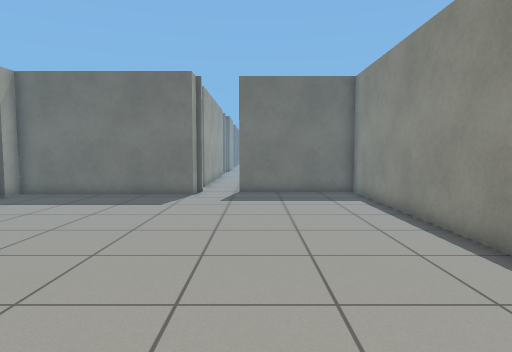
view 1 (above)

18 first-person views from a walk through a Gazebo world. The camera is 0.94 m above the floor, tilts 4° down and sees 75° across. Floor lines are 1 m apart. The floor is counted in squares, 0.5 m on a side. Each view is taken from the middle of a square. On the plan, view 1 faces up. The plan holds only what a view shows up to about 17 squares ahead; the rest is blank. The place goes on beyond the plan.

view 2
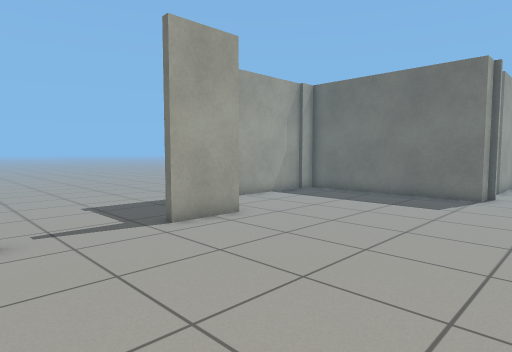

view 3
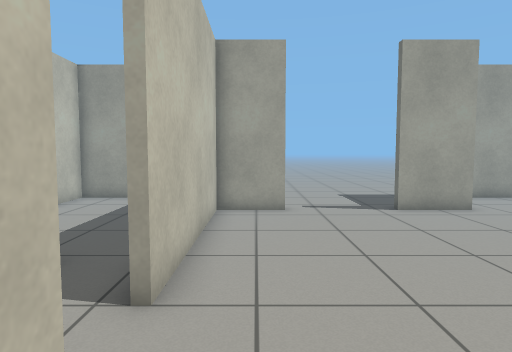

view 4
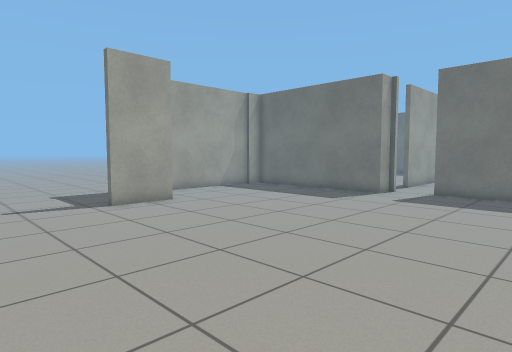

view 5
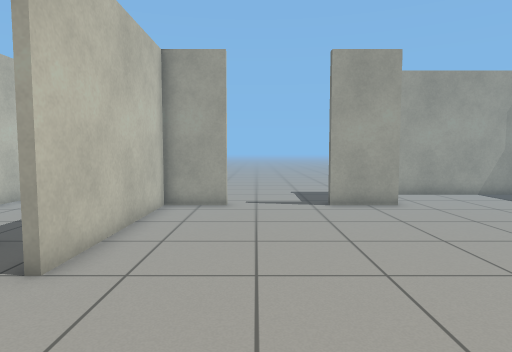

view 6
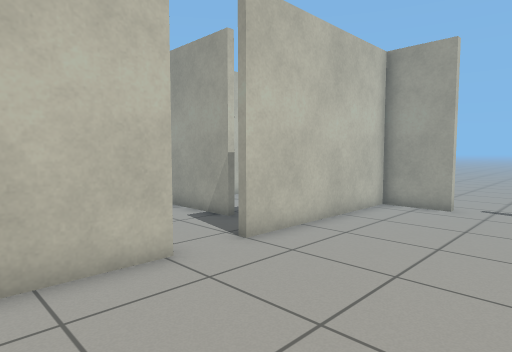

view 7
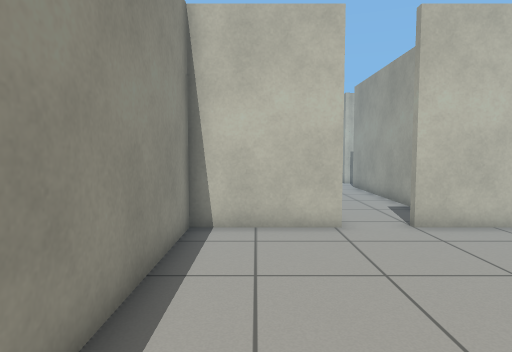

view 8
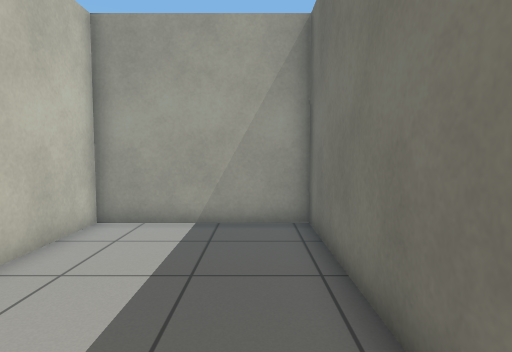

view 9
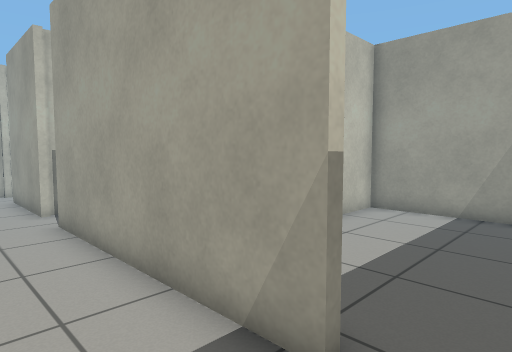

view 10
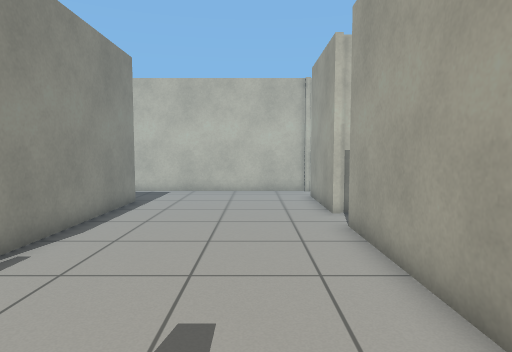

view 11
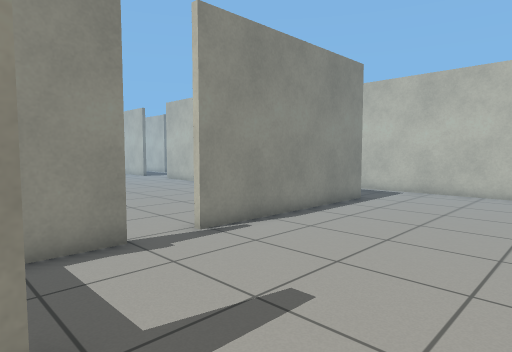

view 12
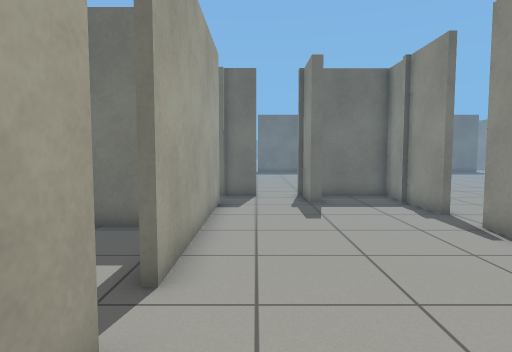

view 13
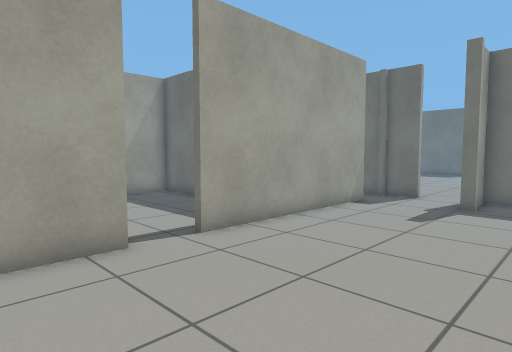

view 14
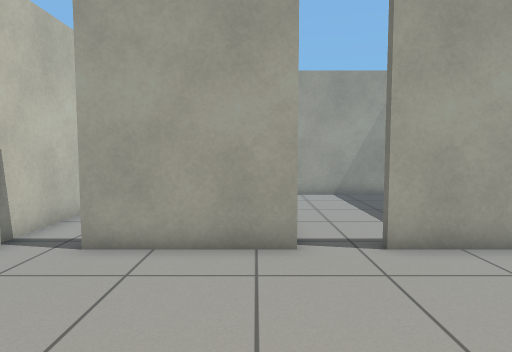

view 15
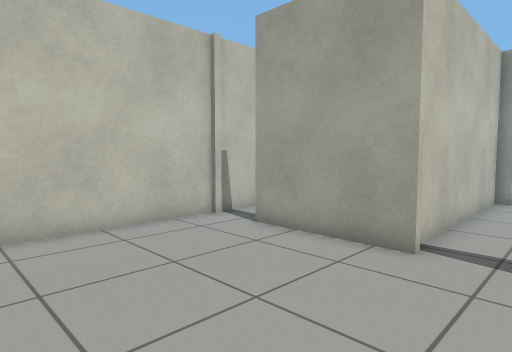

view 16
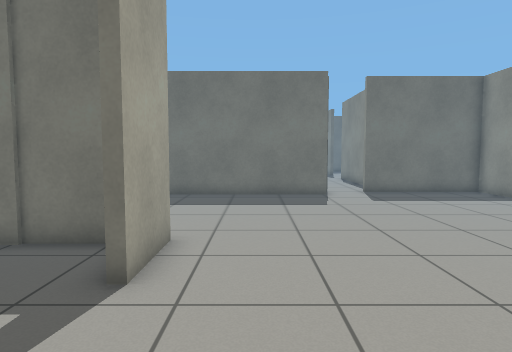

view 17
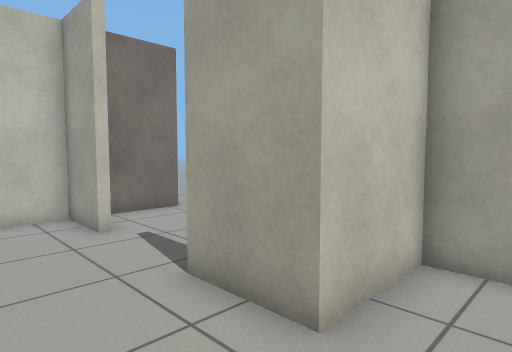

view 18
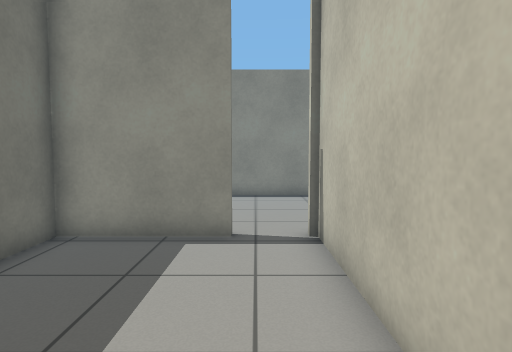

### Floor plan
Ten units are one square. View 1 is at (0, 0); x grows to the right and y downward. Boxes are objects, and circles mark ways between rooms. Rooms are numbered by the first view taken in them; rooms with no view inside come last. Other rooms are left out.
<svg viewBox="-113 -165 178 363">
<path fill="none" stroke="#000" d="M-28 -160 -28 -150 -106 -150 -106 -140M-78 -10 -78 13 -9 13M8 13 47 13 47 -159 -9 -159M-108 -135 -108 -71 -78 -71 -78 -46M10 25 10 15M-9 16 -108 16 -108 73 -59 73M-24 131 -24 175M47 159 47 76M47 60 47 35M15 35 10 35 10 25M47 29 47 16 13 16M-24 35 -24 115M-14 193 60 193M-82 75 -108 75 -108 134 -25 134M-26 115 -26 75 -52 75"/>
<circle cx="0" cy="15" r="3" fill="#2a7"/>
<circle cx="-25" cy="30" r="3" fill="#2a7"/>
<circle cx="-30" cy="120" r="3" fill="#2a7"/>
<text x="-20" y="-80">1</text>
<text x="-70" y="40">2</text>
<text x="20" y="110">3</text>
<text x="-70" y="110">4</text>
</svg>
Room 1 opens to room 3. Room 2 opens to room 3. Room 3 opens to room 4.

Where each view was taken, in squares from view 1:
view 1: 0 up, 0 right, facing up
view 2: 0 up, 0 right, facing up-left
view 3: 0 up, 3 right, facing left
view 4: 0 up, 4 right, facing up-left
view 5: 2 up, 4 right, facing left
view 6: 4 up, 4 right, facing down-left
view 7: 7 up, 3 right, facing down
view 8: 3 down, 2 left, facing left
view 9: 2 down, 0 right, facing down-left
view 10: 3 down, 0 right, facing down
view 11: 3 down, 2 left, facing down-right
view 12: 16 down, 1 left, facing up
view 13: 16 down, 4 right, facing up-left
view 14: 14 down, 4 right, facing left
view 15: 11 down, 4 right, facing down-left
view 16: 0 up, 6 left, facing up
view 17: 9 up, 5 left, facing down-left
view 18: 12 down, 10 left, facing right
